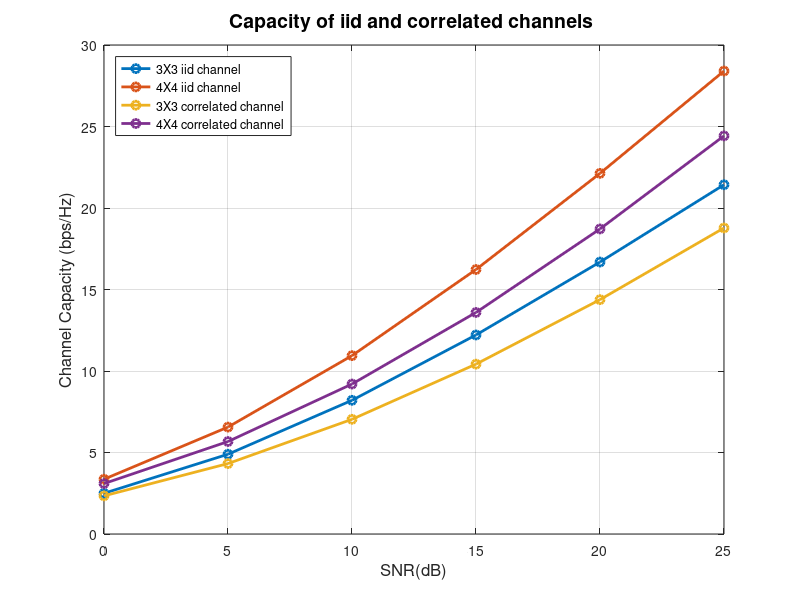

This figure's MATLAB source:
clc
clear all 
close all

Rt = [1 0.76*exp(0.17j*pi) 0.43*exp(0.35j*pi) 0.25*exp(0.53j*pi); ...
0.76*exp(-0.17j*pi) 1 0.76*exp(0.17j*pi) 0.43*exp(0.35j*pi); ...
0.43*exp(-0.35j*pi) 0.76*exp(-0.17j*pi) 1 0.76*exp(0.17j*pi); ...
0.25*exp(-0.53j*pi) 0.43*exp(-0.35j*pi) 0.76*exp(-0.17j*pi) 1];

Rr = [1 0.76*exp(0.17j*pi) 0.43*exp(0.35j*pi) 0.25*exp(0.53j*pi); ...
0.76*exp(0.17j*pi) 1 0.76*exp(0.17j*pi) 0.43*exp(0.35j*pi); ...
0.43*exp(0.35j*pi) 0.76*exp(0.17j*pi) 1 0.76*exp(0.17j*pi); ...
0.25*exp(0.53j*pi) 0.43*exp(0.35j*pi) 0.76*exp(0.17j*pi) 1];

% Vary the Input SNr

SNr_dB = 0:5:27;
SNr_linear = 10.^(SNr_dB/10.);

% Set the number of Iterations.
N_iter = 1000;

N_SNr = length(SNr_dB);
sq2 = sqrt(0.5);

% Preallocation for channel capacity
C_iid = zeros(2,N_SNr);
C_corr = zeros(2,N_SNr);
    
% Simulating for differeNt number of transmit and receiver aNtennas

for Nt = 3:4
    
    Nr = Nt;
    I = eye(Nr);
    
    for iter=1:N_iter
        
        H_iid = sq2*(randn(Nr,Nt)+1j*randn(Nr,Nt));
        H_corr = (Rr(1:Nt,1:Nt)^(1/2))*H_iid*(Rt(1:Nt,1:Nt)^(1/2));
        tmp1 = H_iid'*H_iid/Nt; 
        tmp2 = H_corr'*H_corr/Nt;
        
        for i=1:N_SNr 
            C_iid(Nt-2,i) = C_iid(Nt-2,i) + log2(det(I+SNr_linear(i)*tmp1));  
            C_corr(Nt-2,i) = C_corr(Nt-2,i) + log2(det(I+SNr_linear(i)*tmp2));
        end
        
    end
    
end

C_iid = real(C_iid)/N_iter;
C_corr = real(C_corr)/N_iter;

% Plotting

plot(SNr_dB,[C_iid;C_corr],'-o','linewidth',2)
grid on
xlabel('SNR(dB)','fontsize',12)
ylabel('Channel Capacity (bps/Hz)','fontsize',12)
title('Capacity of iid and correlated channels ','fontsize',14)
legend('3X3 iid channel','4X4 iid channel',...
    '3X3 correlated channel','4X4 correlated channel','location','Northwest')



